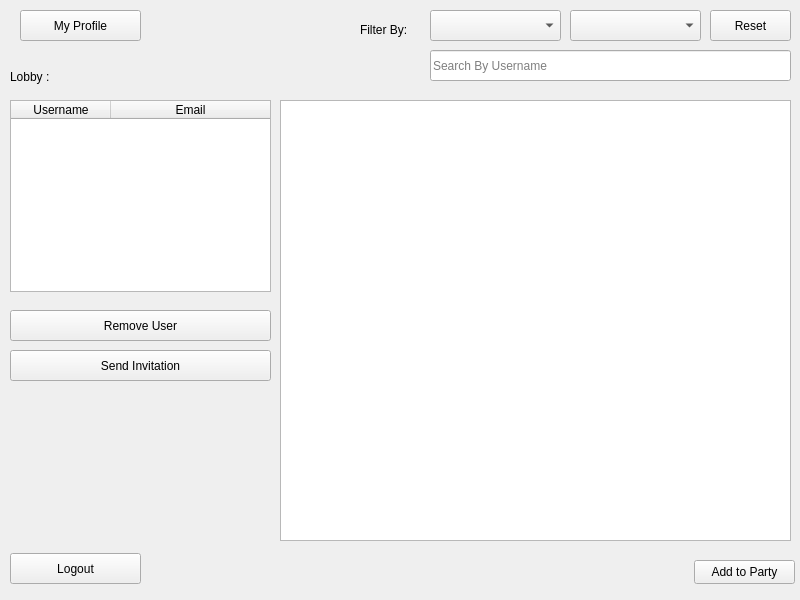
<?xml version="1.0" encoding="UTF-8"?>
<ui version="4.0">
 <class>Mainscreen</class>
 <widget class="QMainWindow" name="Mainscreen">
  <property name="geometry">
   <rect>
    <x>0</x>
    <y>0</y>
    <width>800</width>
    <height>600</height>
   </rect>
  </property>
  <property name="windowTitle">
   <string>MainWindow</string>
  </property>
  <widget class="QWidget" name="centralwidget">
   <widget class="QPushButton" name="pushButton">
    <property name="geometry">
     <rect>
      <x>20</x>
      <y>10</y>
      <width>121</width>
      <height>31</height>
     </rect>
    </property>
    <property name="text">
     <string>My Profile</string>
    </property>
   </widget>
   <widget class="QPushButton" name="pushButton_2">
    <property name="geometry">
     <rect>
      <x>10</x>
      <y>553</y>
      <width>131</width>
      <height>31</height>
     </rect>
    </property>
    <property name="text">
     <string>Logout</string>
    </property>
   </widget>
   <widget class="QTableView" name="tableView">
    <property name="geometry">
     <rect>
      <x>280</x>
      <y>100</y>
      <width>511</width>
      <height>441</height>
     </rect>
    </property>
    <property name="autoFillBackground">
     <bool>false</bool>
    </property>
    <property name="styleSheet">
     <string notr="true">QTableView { outline:none; }
QTableView::item:selected:focus { background:#0078D7; }
QTableView::item:!selected:focus { background:transparent; }</string>
    </property>
    <attribute name="horizontalHeaderMinimumSectionSize">
     <number>52</number>
    </attribute>
    <attribute name="horizontalHeaderDefaultSectionSize">
     <number>120</number>
    </attribute>
    <attribute name="horizontalHeaderStretchLastSection">
     <bool>true</bool>
    </attribute>
    <attribute name="verticalHeaderDefaultSectionSize">
     <number>32</number>
    </attribute>
   </widget>
   <widget class="QPushButton" name="pushButton_3">
    <property name="geometry">
     <rect>
      <x>710</x>
      <y>10</y>
      <width>81</width>
      <height>31</height>
     </rect>
    </property>
    <property name="text">
     <string>Reset</string>
    </property>
   </widget>
   <widget class="QComboBox" name="game">
    <property name="geometry">
     <rect>
      <x>430</x>
      <y>10</y>
      <width>131</width>
      <height>31</height>
     </rect>
    </property>
    <property name="placeholderText">
     <string>Game</string>
    </property>
   </widget>
   <widget class="QComboBox" name="rank">
    <property name="geometry">
     <rect>
      <x>570</x>
      <y>10</y>
      <width>131</width>
      <height>31</height>
     </rect>
    </property>
    <property name="placeholderText">
     <string>Rank</string>
    </property>
   </widget>
   <widget class="QPushButton" name="addToParty">
    <property name="geometry">
     <rect>
      <x>694</x>
      <y>560</y>
      <width>101</width>
      <height>24</height>
     </rect>
    </property>
    <property name="text">
     <string>Add to Party</string>
    </property>
   </widget>
   <widget class="QLabel" name="label">
    <property name="geometry">
     <rect>
      <x>10</x>
      <y>60</y>
      <width>183</width>
      <height>34</height>
     </rect>
    </property>
    <property name="styleSheet">
     <string notr="true"/>
    </property>
    <property name="text">
     <string>Lobby :</string>
    </property>
    <property name="alignment">
     <set>Qt::AlignJustify|Qt::AlignVCenter</set>
    </property>
   </widget>
   <widget class="QTableWidget" name="tableWidget">
    <property name="geometry">
     <rect>
      <x>10</x>
      <y>100</y>
      <width>261</width>
      <height>192</height>
     </rect>
    </property>
    <property name="styleSheet">
     <string notr="true">QTableWidget{
outline:none;
}
QTableWidget::item:selected:focus 
{
 background:#0078D7;
 }

QTableWidget::item:!selected:focus
 { 
background:transparent;
 }</string>
    </property>
    <attribute name="horizontalHeaderStretchLastSection">
     <bool>true</bool>
    </attribute>
    <attribute name="verticalHeaderVisible">
     <bool>false</bool>
    </attribute>
    <attribute name="verticalHeaderStretchLastSection">
     <bool>false</bool>
    </attribute>
    <column>
     <property name="text">
      <string>Username</string>
     </property>
    </column>
    <column>
     <property name="text">
      <string>Email</string>
     </property>
    </column>
   </widget>
   <widget class="QPushButton" name="deleteUser">
    <property name="enabled">
     <bool>true</bool>
    </property>
    <property name="geometry">
     <rect>
      <x>10</x>
      <y>310</y>
      <width>261</width>
      <height>31</height>
     </rect>
    </property>
    <property name="text">
     <string>Remove User</string>
    </property>
   </widget>
   <widget class="QLabel" name="label_2">
    <property name="geometry">
     <rect>
      <x>360</x>
      <y>20</y>
      <width>101</width>
      <height>20</height>
     </rect>
    </property>
    <property name="text">
     <string>Filter By:</string>
    </property>
   </widget>
   <widget class="QPushButton" name="sendInvite">
    <property name="enabled">
     <bool>true</bool>
    </property>
    <property name="geometry">
     <rect>
      <x>10</x>
      <y>350</y>
      <width>261</width>
      <height>31</height>
     </rect>
    </property>
    <property name="text">
     <string>Send Invitation</string>
    </property>
   </widget>
   <widget class="QLineEdit" name="lineEdit">
    <property name="geometry">
     <rect>
      <x>430</x>
      <y>50</y>
      <width>361</width>
      <height>31</height>
     </rect>
    </property>
    <property name="placeholderText">
     <string>Search By Username</string>
    </property>
   </widget>
  </widget>
 </widget>
 <resources/>
 <connections/>
</ui>
